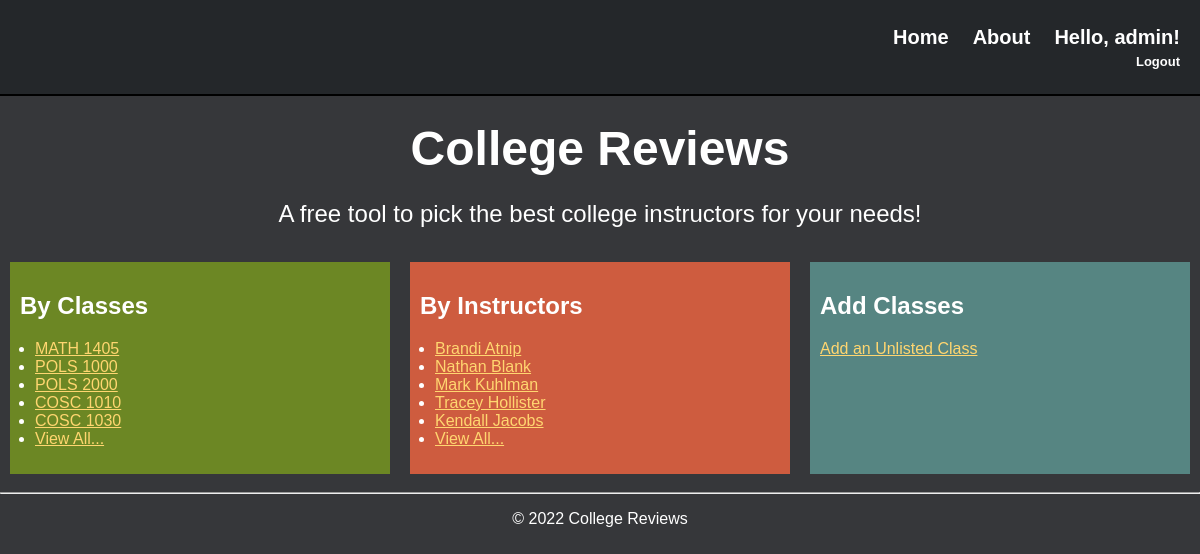
The app's page / (signed in) with its own data.
### college/models.py (models this page shows, shortened)
class Course(models.Model):
    course_name = models.CharField(max_length=200)
    pub_date = models.DateTimeField('date published')

class Choice(models.Model):
    course = models.ForeignKey(Course, on_delete=models.CASCADE)
    choice_text = models.CharField(max_length=200)
    votes = models.IntegerField(default=0)

### college/views.py (the view)
# urls.py: path('', views.index, name='index'),
def index(request):
    choices = Choice.objects.all().values().order_by('-votes')
    courses = Course.objects.all().values()
    return render(request, 'college/index.html', {'choices': choices, 'courses': courses})

### college/templates/college/index.html (shortened to what this page needs)
{% extends "college/layout.html" %}
{% block content %}
<h1 class="main-heading">College Reviews</h1>
<p class="tagline">A free tool to pick the best college instructors for your needs!</p>
<div class="row">
    <div class="column" id="home-col" style="background-color:#6C8724;">
        <h2>By Classes</h2>
        {% if courses %}
            <ul>
            {% for course in courses|slice:":5" %}
                <li><a href="{% url 'college:course' course.course_name|slice:'0:4' course.course_name %}">{{ course.course_name }}</a></li>
                {% endfor %}
                <li><a href="{% url 'college:courses' %}">View All...</a></li>
            </ul>
        {% else %}
            <p>No classes are available.</p>
        {% endif %}
    </div>
    <div class="column" id="home-col" style="background-color:#CE5C3F;">
        <h2>By Instructors</h2>
        {% if choices %}
            <ul>
            {% for choice in choices|slice:":5" %}
                <li><a href="teachers/{{ choice.choice_text }}">{{ choice.choice_text }}</a></li>
            {% endfor %}
                <li><a href="{% url 'teachers:teachers' %}">View All...</a></li>
            </ul>
        {% else %}
            <p>No teachers are available.</p>
        {% endif %}
    </div>
    <div class="column" id="home-col" style="background-color:#568582;">
        <h2>Add Classes</h2>
        <a href="{% url 'input:add_class' %}">Add an Unlisted Class</a>
    </div>
</div>
{% endblock %}

### college/templates/college/layout.html (shortened to what this page needs)
<!DOCTYPE html>
<html>
<head>
    {% load static %}
    <link rel="stylesheet" type="text/css" href="{% static 'college/site.css' %}?version=1.63"/>
</head>
<body>
<header class="navbar">
    <div class="logo">
      <img src="" alt="" width="130"/>
    </div>
    <nav>
        <ul>
            <li class="active"><a href="{% url 'college:index' %}" class="navbar-item">Home</a></li>
            <li class="active"><a href="{% url 'college:about' %}" class="navbar-item">About</a></li>
            {% if user.is_authenticated %}
            <li class="nav-username">Hello, {{user.first_name}}!</li>
            <br>
            <li class="nav-logout"><a href="{% url 'accounts:logout' %}" class="navbar-item">Logout</a></li>
            {% else %}
            <li><a href="{% url 'accounts:login' %}" class="navbar-item">Login</a></li>
            <br>
            <li class="nav-register"><a href="{% url 'accounts:register' %}" class="navbar-item">Register</a></li>
            {% endif %}
        </ul>
    </nav>
</header>
<div class="body-content">
    {% block content %}
    {% endblock %}
    <hr/>
    <footer>
        <p id="copyright">&copy; 2022 College Reviews</p>
    </footer>
</div>
</body>
</html>

### college/static/college/site.css (style rules this page uses)
html, body { width:100%; height:100%; margin:0; padding:0; color: white; background-color: #36373A; cursor: default; }
* { transition:all 0.3s ease-in-out; }
.navbar { background-color: #24272A; clear: both; overflow: auto; padding: 0 10px 0 0; border-bottom: 2px; border-top: 0; border-left: 0; border-right: 0; border-color: black; border-style: solid; margin: 0; }
nav { float:right; }
.logo img { float: left; padding: 3px; }
nav ul li { text-decoration: none; display: inline-block; padding: 10px; font-size: 20px; font-family: raleway, sans-serif; font-weight: bold; transition: all .2s ease-in-out; }
nav ul li a { text-decoration: none; color: white; }
.nav-username { border: none; }
.nav-logout, .nav-register { position: relative; font-size: small; float: right; border: none; top: -15px; }
h1, h2, h3, h4, h5, h6 { font-family: Montserrat, sans-serif; }
.main-heading { text-align: center; font-size: 48px; padding: 25px 0 0 0; margin: 0; }
p, a, label { font-family: raleway, sans-serif; }
.tagline { text-align: center; font-size: 24px; }
#copyright, .center-text { text-align: center; }
a { color: #FFD670; }
ul { padding-left: 15px; }
.column { flex: 1; padding: 0 10px 0 10px; margin: 0 10px 0 10px; }
.row { display: flex; }
#home-col { padding: 10px; margin: 10px; }
footer { padding-bottom: 5px; }

### records on screen
Course: course_name "MATH 1405"
Course: course_name "POLS 1000"
Course: course_name "POLS 2000"
Course: course_name "COSC 1010"
Course: course_name "COSC 1030"
Choice: choice_text "Brandi Atnip"
Choice: choice_text "Nathan Blank"
Choice: choice_text "Mark Kuhlman"
Choice: choice_text "Tracey Hollister"
Choice: choice_text "Kendall Jacobs"

### other values on screen
{{ user.first_name }} "admin"
